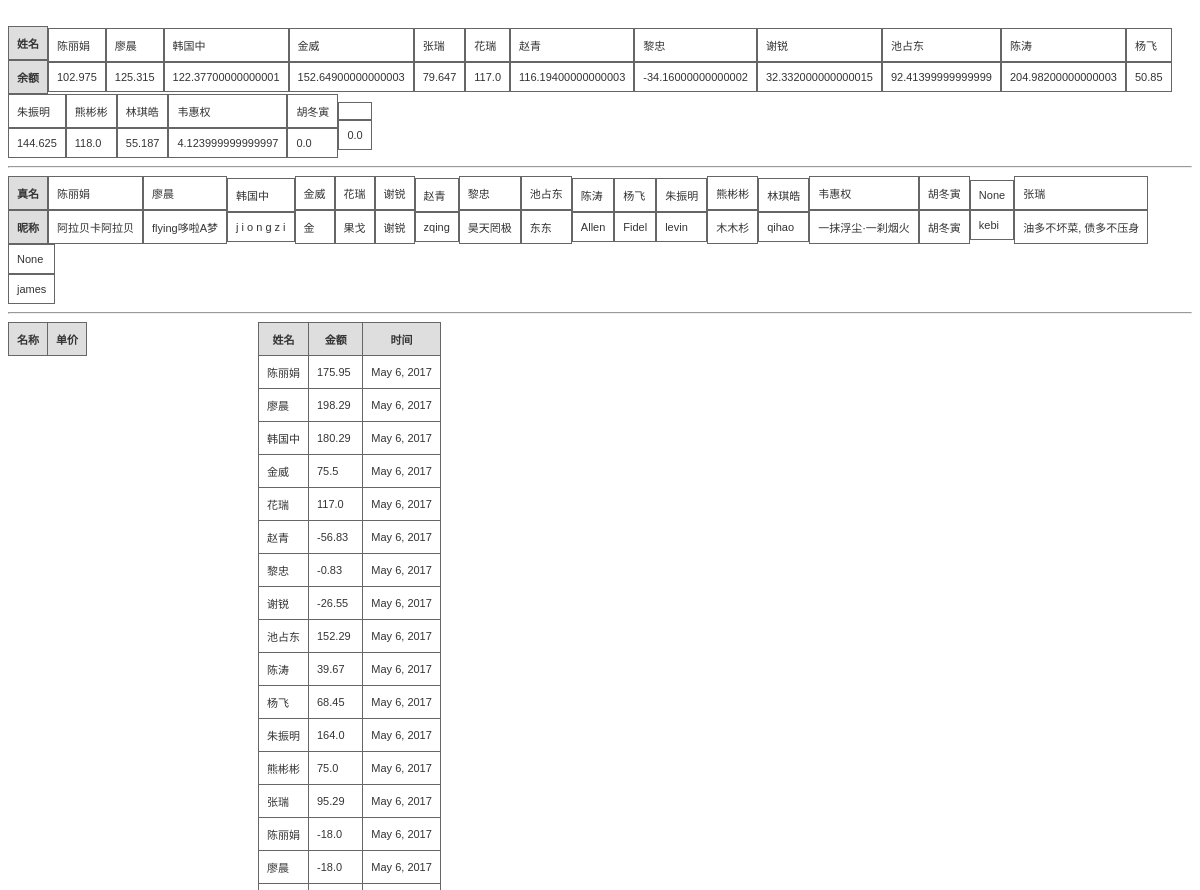
Before: /BDsClub/ (upper part) with the older database file.
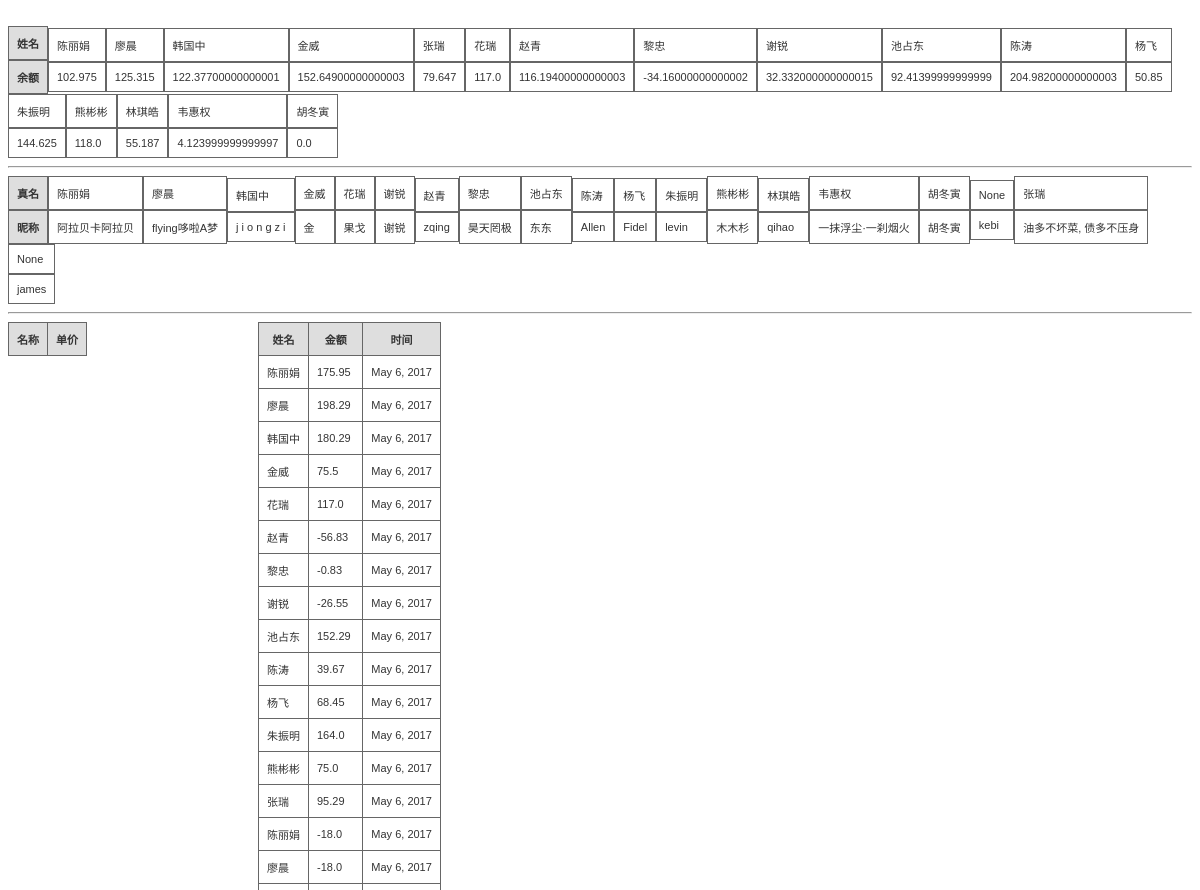
After: the same page with the newer database file.
### BDsClub/models.py (models this page shows)
class Member(models.Model):
    name = models.CharField(max_length=64)
    amount = models.FloatField(default=0)

class Alias(models.Model):
    real_name = models.CharField(max_length=64)
    wx_name = models.CharField(max_length=64)

class Deposit(models.Model):
    name = models.CharField(max_length=64)
    amount = models.FloatField(default=0)
    time = models.DateField()

### BDsClub/views.py (the view)
def home(request):
    rets = list(Deposit.objects.all().order_by('-time'))
    member = list(Member.objects.all())
    als = list(Alias.objects.all())
    balls = list(Ball.objects.all())
    plays = list(Play.objects.all().order_by('-time'))
    for play in plays:
        play.players = get_current_players(play.id)
    return render(request, 'summary.html',{'results': rets,'members': member,
                     'als':als,'balls':balls,'plays':plays})

### BDsClub/views.py (called while the page is built)
def get_current_players(ppid):
    players = Apply.objects.filter(pid = ppid)
    pls = ''
    for player in players:
         pls = pls + player.name + ';'
    return pls

### BDsClub/templates/summary.html (shortened to what this page needs)
<!DOCTYPE html>
<html>
<body>
<br>
<div>
<table class="gridtable1">
<tr>
<th>姓名</th>
<th>余额</th>
</tr>
{% for member in members %}
<tr>
<td>{{member.name}}</td>
<td>{{member.amount}}</td>
</tr>
{% endfor %}
</table>
</div>
<hr/>
<div>
<table class="gridtable1">
<tr>
<th>真名</th>
<th>昵称</th>
</tr>
{% for al in als %}
<tr>
<td>{{al.real_name}}</td>
<td>{{al.wx_name}}</td>
</tr>
{% endfor %}
</table>
</div>
<hr/>
<div class="lay1">
<table class="gridtable">
<tr>
<th>名称</th>
<th>单价</th>
</tr>
</table>
</div>
<div class="lay11">
<table class="gridtable">
<tr>
<th>姓名</th>
<th>金额</th>
<th>时间</th>
</tr>
{% for res in results %}
<tr>
<td>{{res.name}}</td>
<td>{{res.amount}}</td>
<td>{{res.time}}</td>
</tr>
{% endfor %}
</table>
</div>
</body>
</html>

Changed rows visible on the page:
removed Member: amount "0.0"
